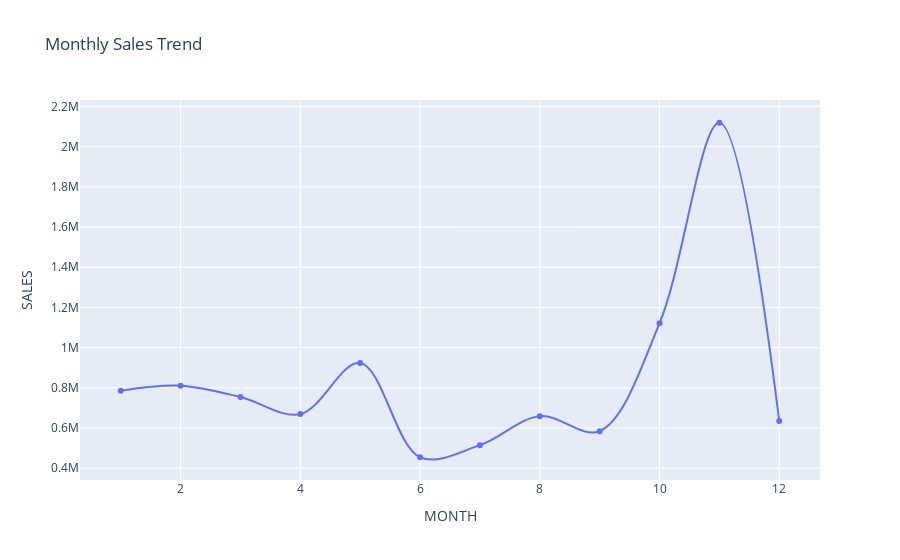
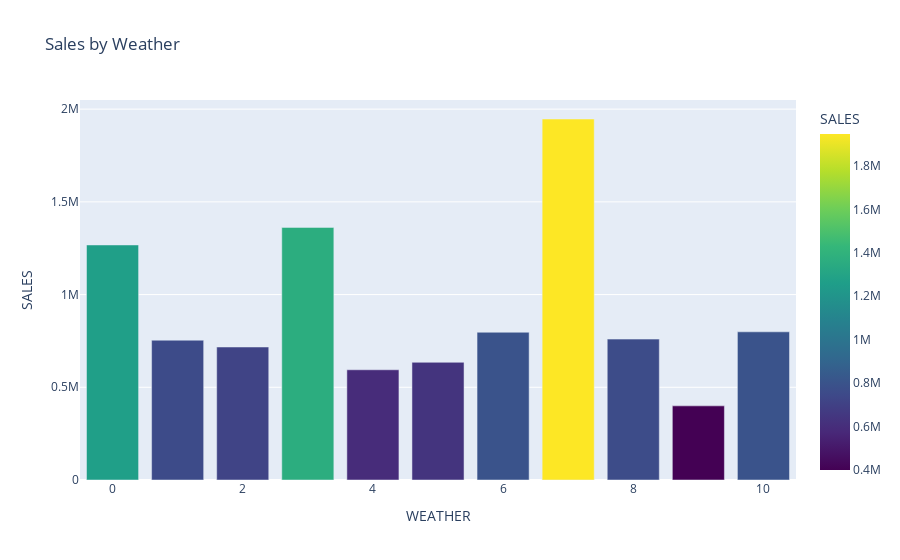
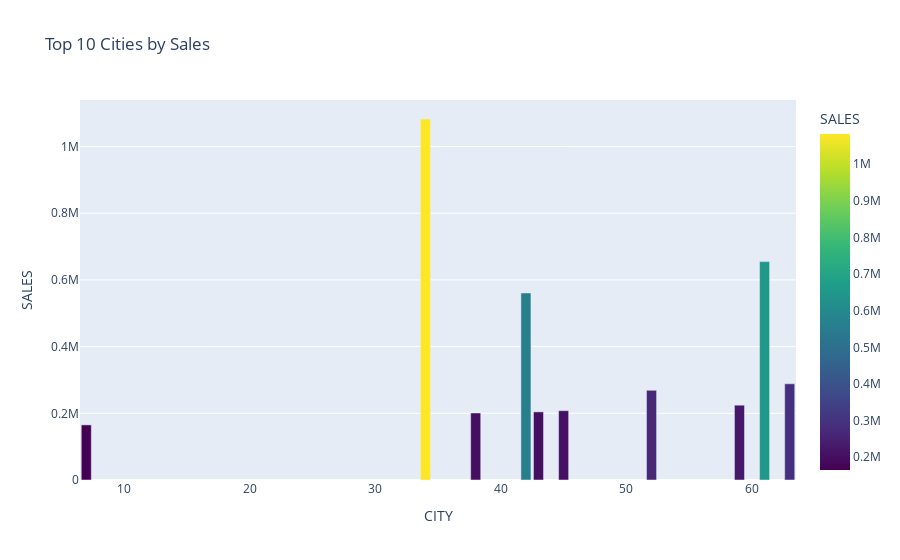
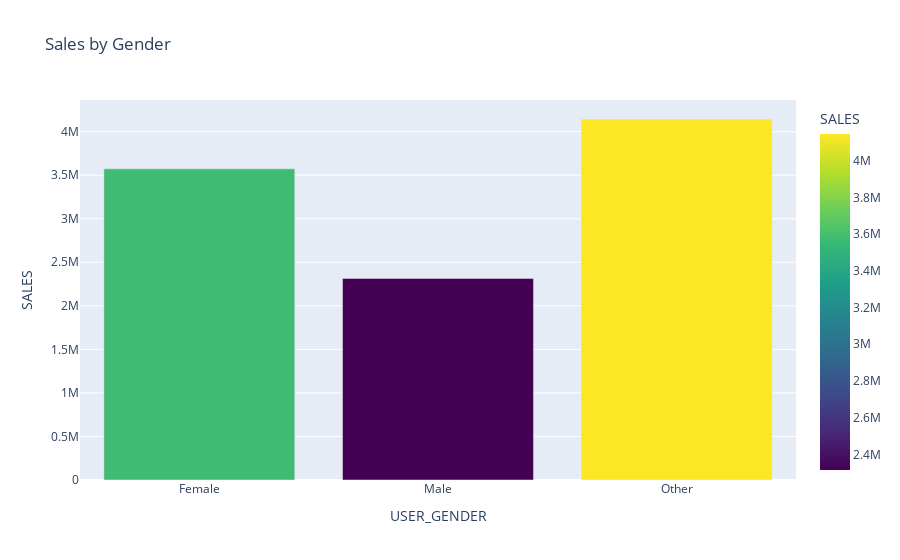

Write notebook code for charts like these, in order.
### Code cell
# Visualizations
# Monthly sales
monthly_sales = df.groupby('MONTH')['SALES'].sum().reset_index()
fig = px.line(monthly_sales, x='MONTH', y='SALES', title='Monthly Sales Trend', markers=True, line_shape='spline')
fig.show()

# Sales by Weather
weather_sales = df.groupby('WEATHER')['SALES'].sum().reset_index()
fig = px.bar(weather_sales, x='WEATHER', y='SALES', color='SALES', color_continuous_scale='Viridis', title='Sales by Weather')
fig.show()

# Top 10 cities
top_cities = df.groupby('CITY')['SALES'].sum().nlargest(10).reset_index()
fig = px.bar(top_cities, x='CITY', y='SALES', color='SALES', color_continuous_scale='Viridis', title='Top 10 Cities by Sales')
fig.show()

# Sales by Gender
gender_sales = df.groupby('USER_GENDER', as_index=False)['SALES'].sum()
gender_map = dict(zip(label_encoders['USER_GENDER'].transform(label_encoders['USER_GENDER'].classes_), 
                      label_encoders['USER_GENDER'].classes_))
gender_sales['USER_GENDER'] = gender_sales['USER_GENDER'].map(gender_map)
fig = px.bar(gender_sales, x='USER_GENDER', y='SALES', color='SALES', color_continuous_scale='Viridis', title='Sales by Gender')
fig.show()

### Figure 1 — Plotly figure (JSON) as saved in the notebook; plotly's stock layout.template omitted (floating-point values rounded to 4 significant figures)
{"data": [{"hovertemplate": "MONTH=%{x}<br>SALES=%{y}<extra></extra>", "legendgroup": "", "line": {"color": "#636efa", "dash": "solid", "shape": "spline"}, "marker": {"symbol": "circle"}, "mode": "lines+markers", "name": "", "orientation": "v", "showlegend": false, "type": "scatter", "x": [1, 2, 3, 4, 5, 6, 7, 8, 9, 10, 11, 12], "xaxis": "x", "y": [785900.0, 810400.0, 754500.0, 669400.0, 924000.0, 454800.0, 514900.0, 659300.0, 584700.0, 1121000.0, 2119000.0, 634700.0], "yaxis": "y"}], "layout": {"legend": {"tracegroupgap": 0}, "title": {"text": "Monthly Sales Trend"}, "xaxis": {"anchor": "y", "domain": [0, 1], "title": {"text": "MONTH"}}, "yaxis": {"anchor": "x", "domain": [0, 1], "title": {"text": "SALES"}}}}

### Figure 2 — Plotly figure (JSON) as saved in the notebook; plotly's stock layout.template omitted (floating-point values rounded to 4 significant figures)
{"data": [{"hovertemplate": "WEATHER=%{x}<br>SALES=%{marker.color}<extra></extra>", "legendgroup": "", "marker": {"color": [1268000.0, 754000.0, 717200.0, 1362000.0, 594500.0, 634700.0, 796900.0, 1947000.0, 759800.0, 399800.0, 799100.0], "coloraxis": "coloraxis", "pattern": {"shape": ""}}, "name": "", "orientation": "v", "showlegend": false, "textposition": "auto", "type": "bar", "x": [0, 1, 2, 3, 4, 5, 6, 7, 8, 9, 10], "xaxis": "x", "y": [1268000.0, 754000.0, 717200.0, 1362000.0, 594500.0, 634700.0, 796900.0, 1947000.0, 759800.0, 399800.0, 799100.0], "yaxis": "y"}], "layout": {"barmode": "relative", "coloraxis": {"colorbar": {"title": {"text": "SALES"}}, "colorscale": [[0, "#440154"], [0.1111, "#482878"], [0.2222, "#3e4989"], [0.3333, "#31688e"], [0.4444, "#26828e"], [0.5556, "#1f9e89"], [0.6667, "#35b779"], [0.7778, "#6ece58"], [0.8889, "#b5de2b"], [1, "#fde725"]]}, "legend": {"tracegroupgap": 0}, "title": {"text": "Sales by Weather"}, "xaxis": {"anchor": "y", "domain": [0, 1], "title": {"text": "WEATHER"}}, "yaxis": {"anchor": "x", "domain": [0, 1], "title": {"text": "SALES"}}}}

### Figure 3 — Plotly figure (JSON) as saved in the notebook; plotly's stock layout.template omitted (floating-point values rounded to 4 significant figures)
{"data": [{"hovertemplate": "CITY=%{x}<br>SALES=%{marker.color}<extra></extra>", "legendgroup": "", "marker": {"color": [1083000.0, 654900.0, 560800.0, 288500.0, 268900.0, 224400.0, 207900.0, 204300.0, 201000.0, 165300.0], "coloraxis": "coloraxis", "pattern": {"shape": ""}}, "name": "", "orientation": "v", "showlegend": false, "textposition": "auto", "type": "bar", "x": [34, 61, 42, 63, 52, 59, 45, 43, 38, 7], "xaxis": "x", "y": [1083000.0, 654900.0, 560800.0, 288500.0, 268900.0, 224400.0, 207900.0, 204300.0, 201000.0, 165300.0], "yaxis": "y"}], "layout": {"barmode": "relative", "coloraxis": {"colorbar": {"title": {"text": "SALES"}}, "colorscale": [[0, "#440154"], [0.1111, "#482878"], [0.2222, "#3e4989"], [0.3333, "#31688e"], [0.4444, "#26828e"], [0.5556, "#1f9e89"], [0.6667, "#35b779"], [0.7778, "#6ece58"], [0.8889, "#b5de2b"], [1, "#fde725"]]}, "legend": {"tracegroupgap": 0}, "title": {"text": "Top 10 Cities by Sales"}, "xaxis": {"anchor": "y", "domain": [0, 1], "title": {"text": "CITY"}}, "yaxis": {"anchor": "x", "domain": [0, 1], "title": {"text": "SALES"}}}}

### Figure 4 — Plotly figure (JSON) as saved in the notebook; plotly's stock layout.template omitted (floating-point values rounded to 4 significant figures)
{"data": [{"hovertemplate": "USER_GENDER=%{x}<br>SALES=%{marker.color}<extra></extra>", "legendgroup": "", "marker": {"color": [3573000.0, 2315000.0, 4145000.0], "coloraxis": "coloraxis", "pattern": {"shape": ""}}, "name": "", "orientation": "v", "showlegend": false, "textposition": "auto", "type": "bar", "x": ["Female", "Male", "Other"], "xaxis": "x", "y": [3573000.0, 2315000.0, 4145000.0], "yaxis": "y"}], "layout": {"barmode": "relative", "coloraxis": {"colorbar": {"title": {"text": "SALES"}}, "colorscale": [[0, "#440154"], [0.1111, "#482878"], [0.2222, "#3e4989"], [0.3333, "#31688e"], [0.4444, "#26828e"], [0.5556, "#1f9e89"], [0.6667, "#35b779"], [0.7778, "#6ece58"], [0.8889, "#b5de2b"], [1, "#fde725"]]}, "legend": {"tracegroupgap": 0}, "title": {"text": "Sales by Gender"}, "xaxis": {"anchor": "y", "domain": [0, 1], "title": {"text": "USER_GENDER"}}, "yaxis": {"anchor": "x", "domain": [0, 1], "title": {"text": "SALES"}}}}
